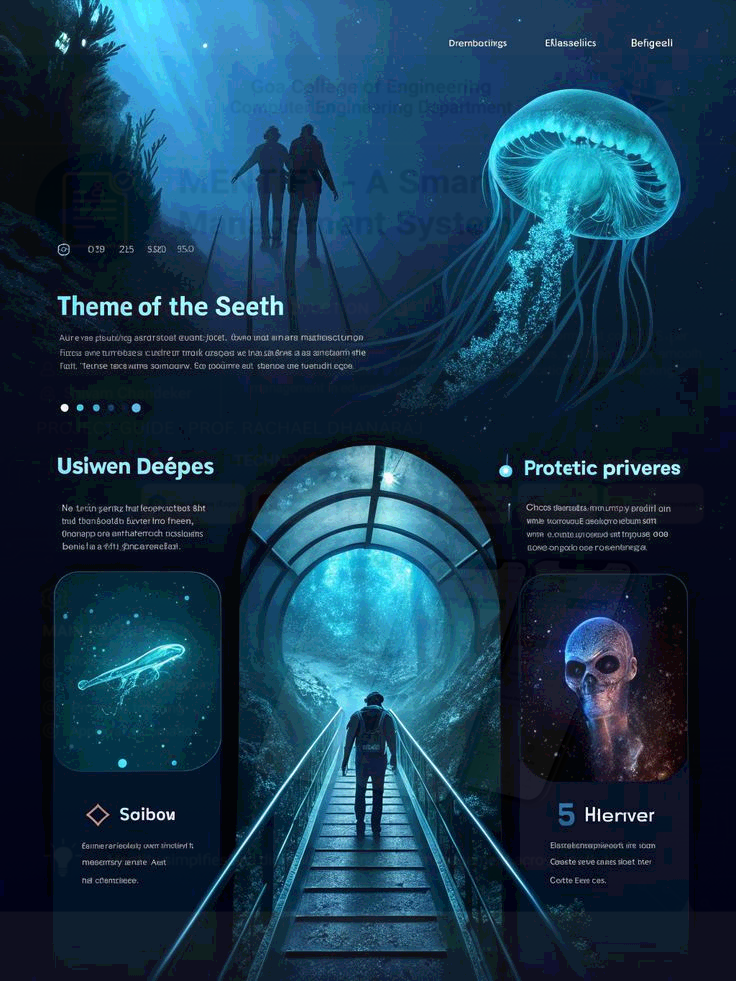
#> input picture sample-data/image_vault_encoded.png, 736 x 981 px
$ python -i metrics.py   (imports and definitions only)
#> lines starting #> are read from the running program, lines starting #| are printed output that depends on the picture; after the words box and inside, x2 and y2 are one past the last pixel; in counts of white or black regions, pixels touching at a corner belong together
import numpy as np
from PIL import Image


def mse(a: Image.Image, b: Image.Image) -> float:
    A = np.array(a.convert("RGB"), dtype=np.float64)
    B = np.array(b.convert("RGB"), dtype=np.float64)
    err = np.mean((A - B) ** 2)
    return float(err)


def psnr(a: Image.Image, b: Image.Image) -> float:
    m = mse(a, b)
    if m == 0:
        return float('inf')
    PIXEL_MAX = 255.0
    return float(20 * np.log10(PIXEL_MAX / np.sqrt(m)))


def entropy(img: Image.Image) -> float:
    arr = np.array(img.convert("L"))
    hist, _ = np.histogram(arr.flatten(), bins=256, range=(0,255), density=True)
    hist = hist[hist > 0]
    ent = -np.sum(hist * np.log2(hist))
    return float(ent)


def edge_density(img: Image.Image) -> float:
    arr = np.array(img.convert("L"), dtype=np.float32)
    # simple sobel kernels
    Kx = np.array([[1,0,-1],[2,0,-2],[1,0,-1]], dtype=np.float32)
    Ky = np.array([[1,2,1],[0,0,0],[-1,-2,-1]], dtype=np.float32)
    from scipy.signal import convolve2d
    gx = convolve2d(arr, Kx, mode='same', boundary='symm')
    gy = convolve2d(arr, Ky, mode='same', boundary='symm')
    mag = np.hypot(gx, gy)
    # threshold
    thresh = np.percentile(mag, 75)
    edges = (mag > thresh).astype(np.float32)
    return float(edges.mean())


def cover_score(img: Image.Image) -> tuple:
    ent = entropy(img)
    try:
        ed = edge_density(img)
    except Exception:
        ed = 0.0
    score = ent * (0.5 + ed)
    if score > 6.5:
        label = "Excellent"
    elif score > 4.0:
        label = "Good"
    else:
        label = "Poor"
    return label, {'entropy': ent, 'edge_density': ed, 'score': score}

>>> from PIL import Image
>>> picture = Image.open('../../sample-data/image_vault_encoded.png')
#> picture is the input picture: PIL image 736x981 RGB; mean R, G, B 23.6, 57.3, 80.1
>>> result = cover_score(picture)
#> in entropy, `arr = np.array(img.convert("L"))`:
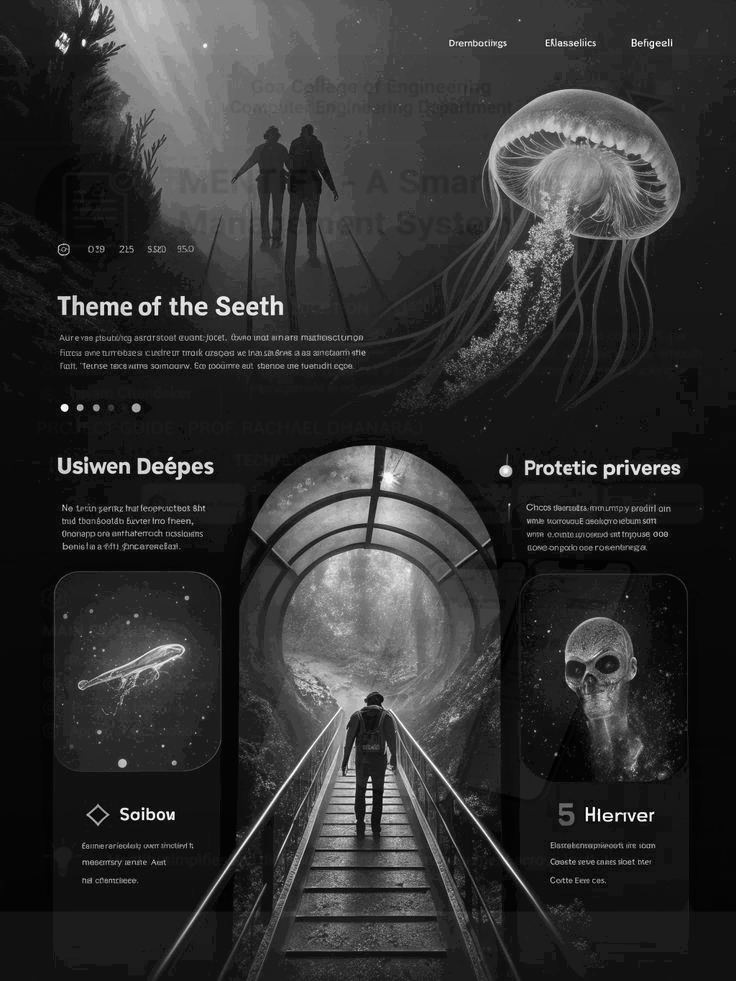
#> arr: shape (981, 736); min 0, max 255, mean 49.8
#> in entropy, `hist, _ = np.histogram(arr.flatten(), bins=256, range=(0,255), density..`: hist = 256 values, max 0.0521 at index 21, min 0 at index 249, mean 0.00392
#> in entropy, `hist = hist[hist > 0]`: hist = 251 values, max 0.0521 at index 21, min 2.78e-06 at index 250, mean 0.004
#> in entropy, `ent = -np.sum(hist * np.log2(hist))`: ent = 6.77
#> in edge_density, `gx = convolve2d(arr, Kx, mode='same', boundary='symm')`:
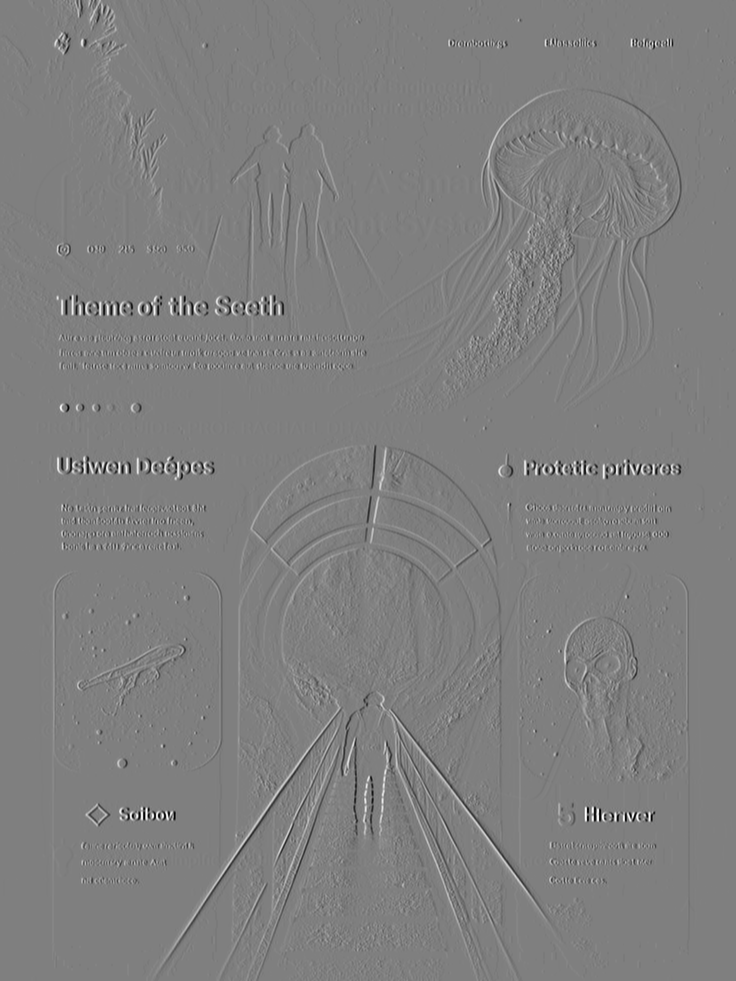
#> gx: shape (981, 736) float32; min -960, max 959, mean 0; drawn with min black and max white
#> in edge_density, `gy = convolve2d(arr, Ky, mode='same', boundary='symm')`:
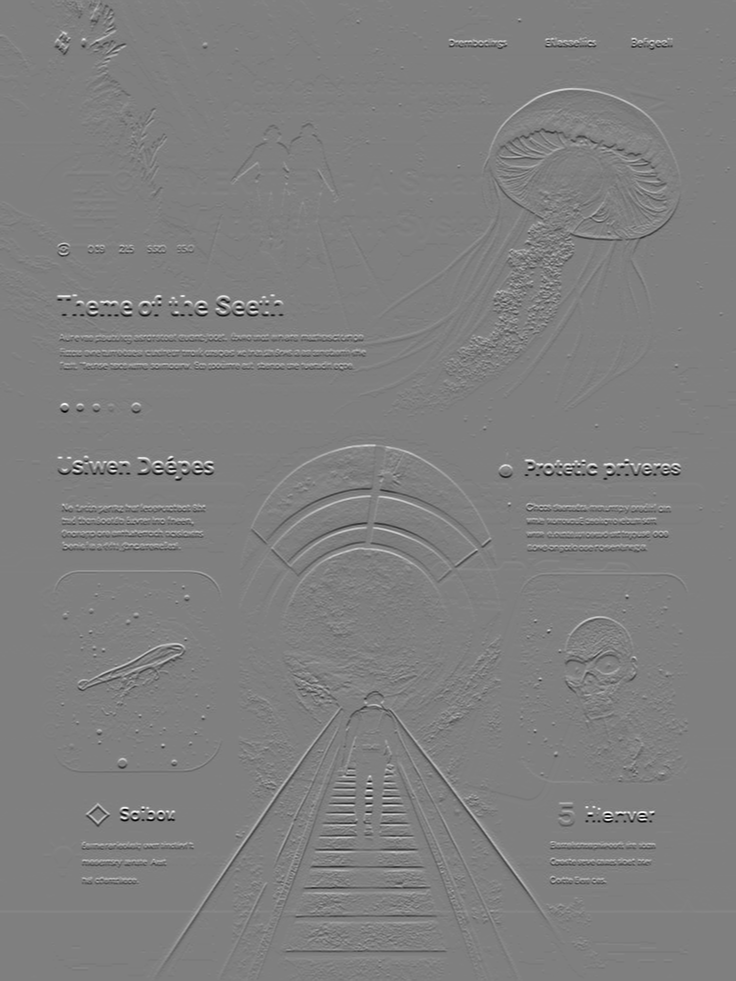
#> gy: shape (981, 736) float32; min -960, max 953, mean -0.5; drawn with min black and max white
#> in edge_density, `mag = np.hypot(gx, gy)`:
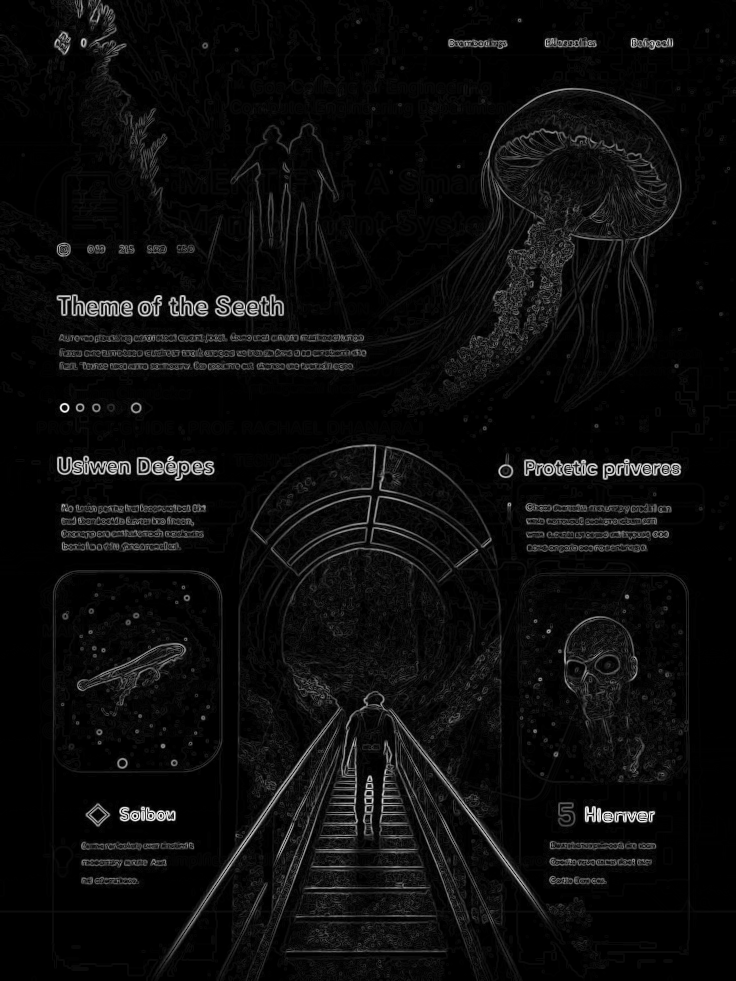
#> mag: shape (981, 736) float32; min 0, max 999.2, mean 46.7; drawn with min black and max white
#> in edge_density, `thresh = np.percentile(mag, 75)`: thresh = 44.18
#> in edge_density, `edges = (mag > thresh).astype(np.float32)`:
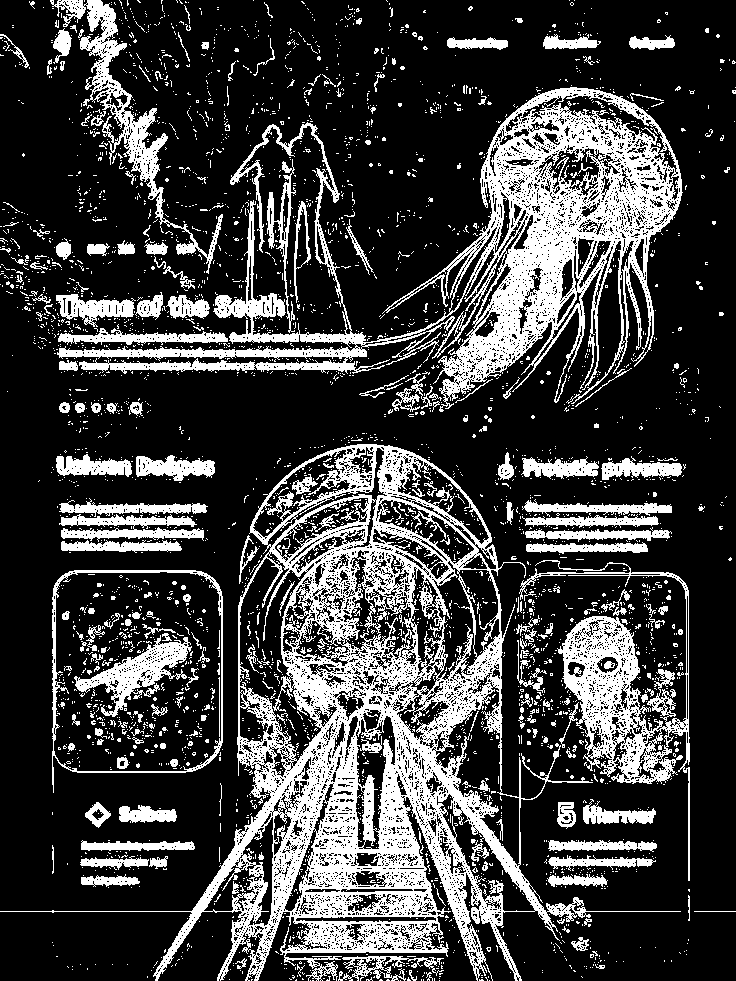
#> edges: shape (981, 736) float32; values 0 (black) and 1 (white), 25% white; 3684 white regions (3431 under 20 px), largest, box (x1, y1, x2, y2) and area: (0, 444, 681, 981) 67447, (57, 87, 683, 412) 41705, (519, 560, 690, 881) 10575
#> in cover_score, `ed = edge_density(img)`: ed = 0.25
#> in cover_score, `score = ent * (0.5 + ed)`: score = 5.08
